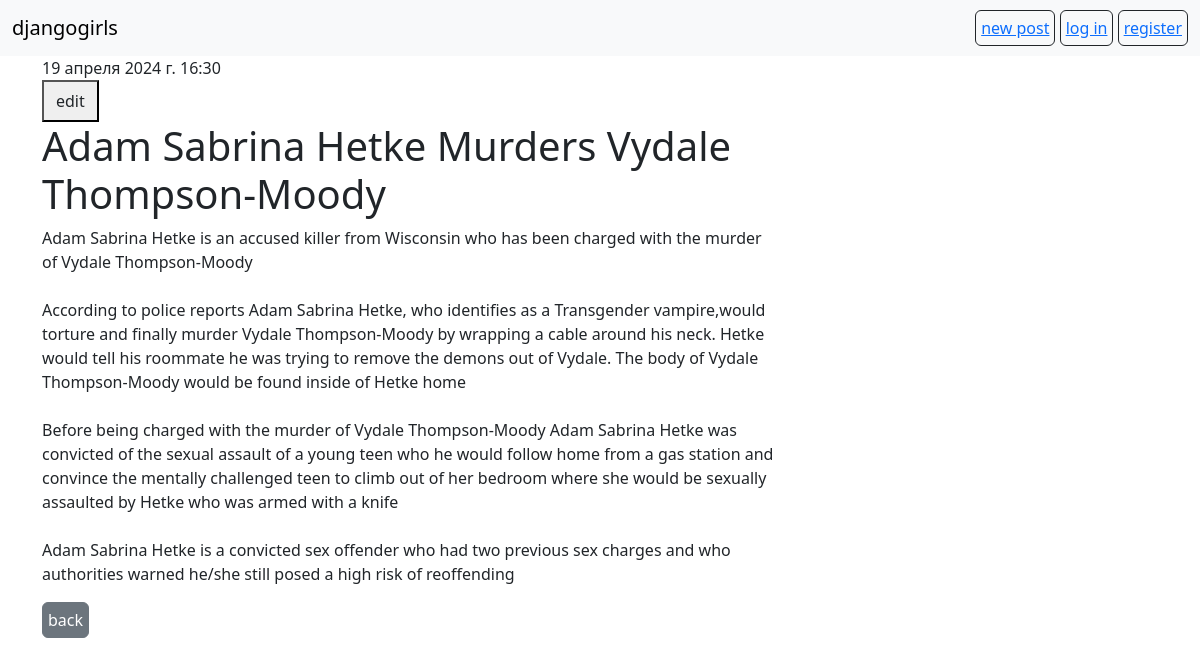
The app's page /post/2/ with its own data.
### blog/models.py (models this page shows, shortened)
class Post(models.Model):
    author = models.ForeignKey(User, on_delete=models.CASCADE)
    title = models.CharField(max_length=200)
    text = models.TextField()
    date_created = models.DateTimeField(default=timezone.now)
    date_published = models.DateTimeField(blank=True, null=True)

### blog/views.py (the view)
# urls.py: path('post/<int:pk>/', views.PostDetail.as_view(), name='post_detail'),
class PostDetail(DetailView):
    model = Post
    template_name = 'blog/post_detail.html'

### blog/templates/blog/post_detail.html (shortened to what this page needs)
{% extends 'blog/base.html' %}
{% block content %}
    <div class="post">
        {% if post.date_published %}
            <div class="date">
                {{ post.date_published }}
            </div>
        {% endif %}
        <button><a href="{% url 'edit_post' pk=post.pk %}" class="btn btn-default">edit</a></button>
        <h1>{{ post.title }}</h1>
        <p>{{ post.text|linebreaksbr }}</p>
    </div>
    <a href="{% url 'post_list' %}" class="btn btn-secondary">back</a>
{% endblock %}

### blog/static/css/blog.css (style rules this page uses)
.btn { --bs-btn-padding-x: 5px; --bs-btn-padding-y: 5px; }

### records on screen
Post: date_published "19 апреля 2024 г. 16:30", title "Adam Sabrina Hetke Murders Vydale Thompson-Moody", text "Adam Sabrina Hetke is an accused killer from Wisconsin who has been charged with the murder of Vydale Thompson-Moody According to police reports Adam Sabrina Hetke, who identifies as a Transgender vampire,would torture and finally murder Vydale Thompson-Moody by wrapping a cable around his neck. Hetke would tell his roommate he was trying to remove the demons out of Vydale. The body of Vydale Thompson-Moody would be found inside of Hetke home Before being charged with the murder of Vydale Thompson-Moody Adam Sabrina Hetke was convicted of the sexual assault of a young teen who he would follow home from a gas station and convince the mentally challenged teen to climb out of her bedroom where…"
